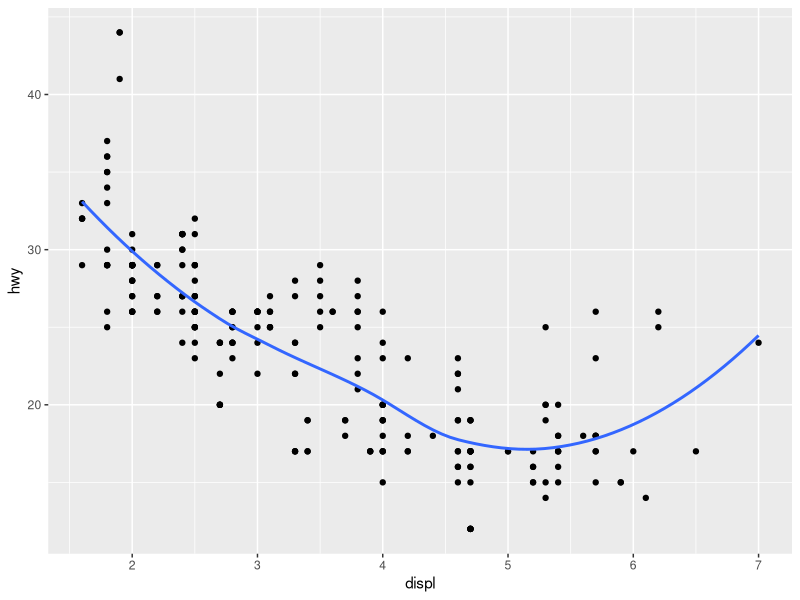
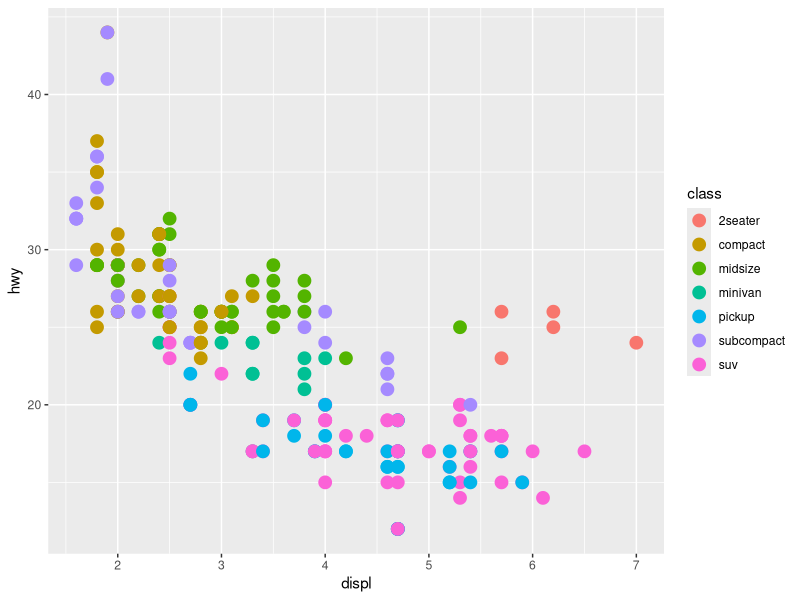
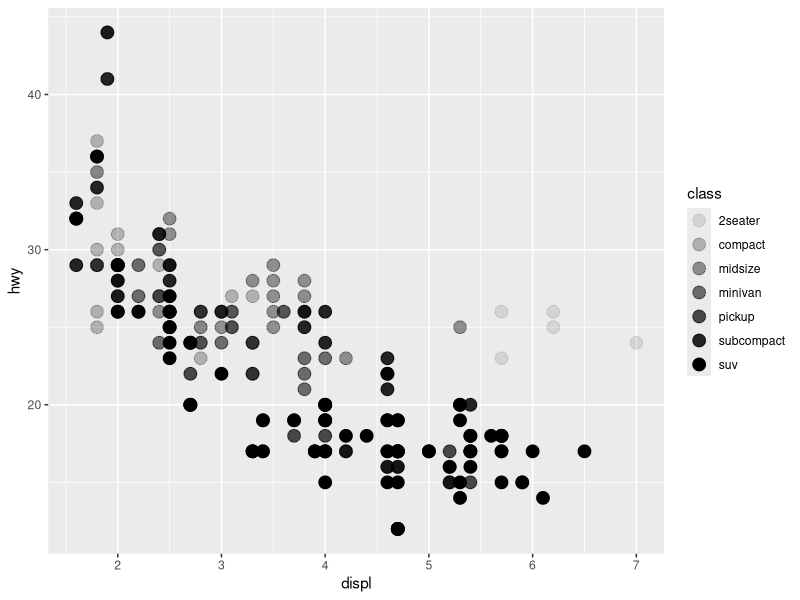
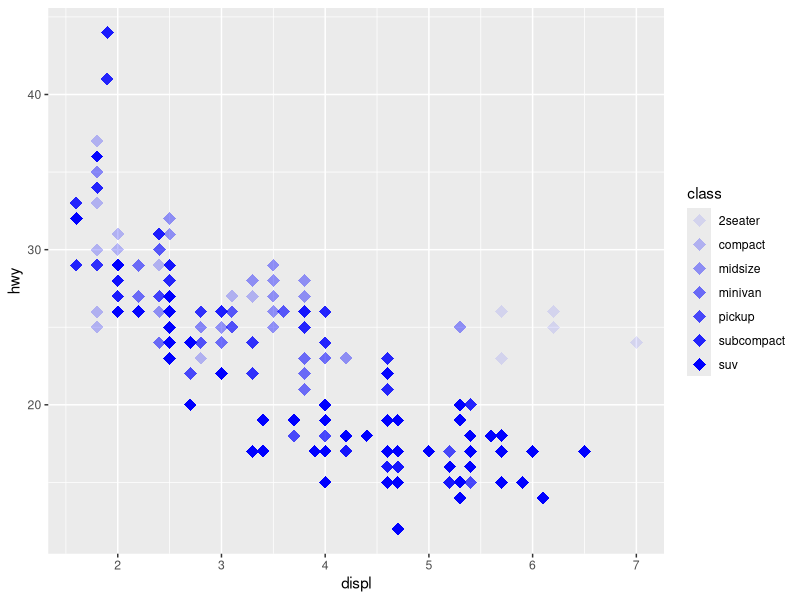
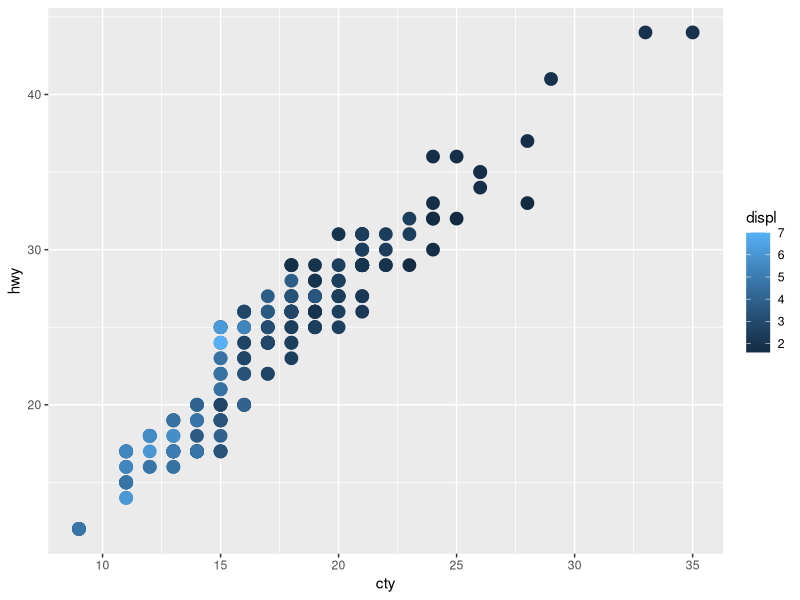
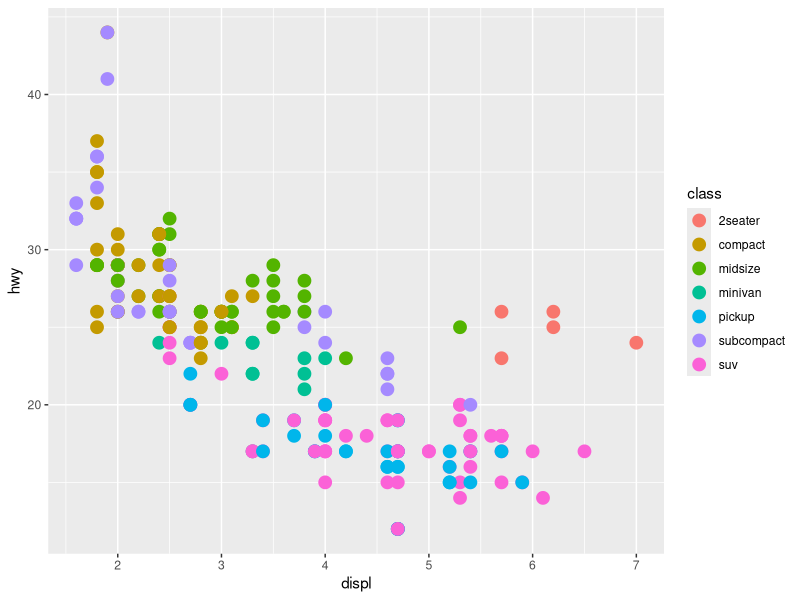
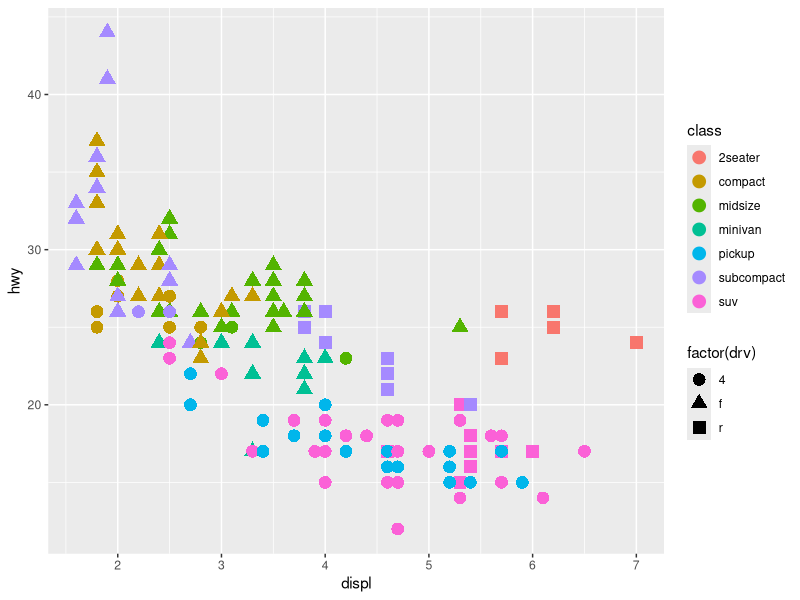
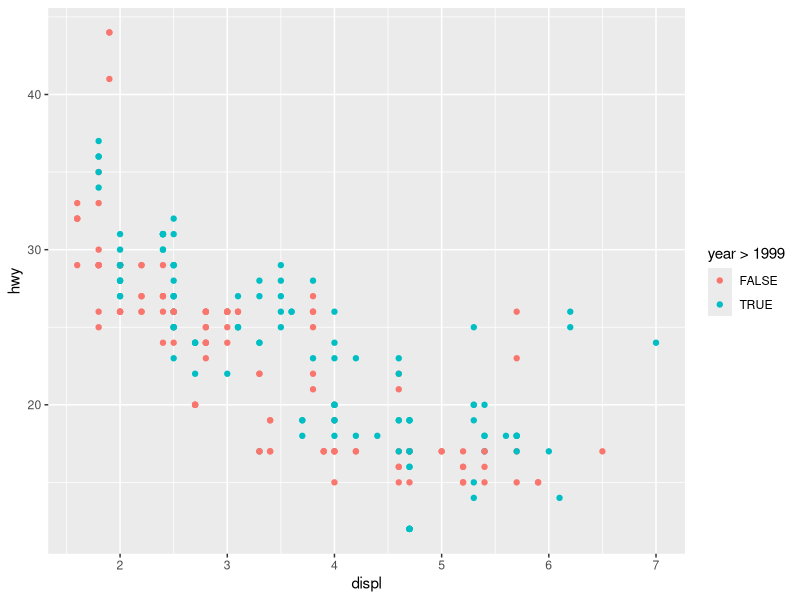

Here is the R script that generated these plots, in order:
### Visualization Exercises
### Wickham's R for Data Science
library(ggplot2)

## basics
?mpg

str(mpg)
mpg_plot <- ggplot(data = mpg) 
mpg_plot <- mpg_plot+ geom_point(mapping = aes(x = displ, y = hwy))
mpg_plot + geom_smooth(aes(x = displ, y = hwy), se= F)

# or
#mpg_plot <- ggplot(data = mpg, mapping = aes(x = displ, y = hwy)) 
#mpg_plot <- mpg_plot+ geom_point()
#mpg_plot + geom_smooth(se= F)


factor(mpg$class)
nlevels(factor(mpg$class))

# Don't map unordered variable like mpg$class to ordered aes (size)
# Don't use size for discrete variables

ggplot(data = mpg) + geom_point(aes(x = displ, y = hwy, col = class), size = 4)
ggplot(data = mpg) + geom_point(aes(x = displ, y = hwy, alpha = class), size = 4)

# for each aesthetic, aes() associate name of the aes with the var to display for each layer mapping 

# manual aes setting (not converying info about var), it goes outside aes() arg
ggplot(data = mpg) + geom_point(aes(x = displ, y = hwy, alpha = class), shape = 18, size = 4, col = "blue")


# mapping continuous var to aes
ggplot(data = mpg) + geom_point(mapping = aes(x = cty, y = hwy, col = displ), size = 4)

# I like this plot best
ggplot(data = mpg) + geom_point(aes(x = displ, y = hwy, col = class), size = 4)
ggplot(data = mpg) + geom_point(aes(x = displ, y = hwy, col = class, shape = factor(drv)), size = 4)

# condition from aes mapping
ggplot(data = mpg, mapping = aes(x = displ, y = hwy, col = year > 1999)) + geom_point()


## Facets- for discrete data (chops up into data point if continuous used)
#nrow optional
ggplot(data = mpg) + geom_point(mapping = aes(x = displ, y = hwy)) + facet_wrap(~class, nrow=2)
#empty cells mean there is no data satisfying both categories
ggplot(data = mpg) + geom_point(mapping = aes(x = displ, y = hwy)) + facet_grid(drv ~ cyl)
ggplot(data = mpg) + geom_point(mapping = aes(x = drv, y = factor(cyl)))

# for facet, ".~class" basically manes "~class"
ggplot(data = mpg) + geom_point(mapping = aes(x = displ, y = hwy)) + facet_grid(.~ cyl)
ggplot(data = mpg) + geom_point(mapping = aes(x = displ, y = hwy)) + facet_grid(drv~.)


## Geometric objects
ggplot(data = mpg) + geom_smooth(mapping = aes(x = displ, y = hwy, linetype = drv))











